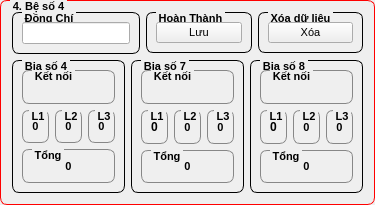
           <widget class="QGroupBox" name="groupBox_193">
            <property name="sizePolicy">
             <sizepolicy hsizetype="Preferred" vsizetype="Preferred">
              <horstretch>0</horstretch>
              <verstretch>0</verstretch>
             </sizepolicy>
            </property>
            <property name="styleSheet">
             <string notr="true">QGroupBox {
    border: 1px solid gray;
    border-radius: 7px;
    margin-top: 0.5em;
	font-size: 8pt ;
    font-weight: bold;
	border-color: rgb(255, 0, 0);
}

QGroupBox::title {
    subcontrol-origin: margin;
    left: 10px;
    padding: 0 0.5px 0 0.5px;
}</string>
            </property>
            <property name="title">
             <string>4. Bệ số 4</string>
            </property>
            <layout class="QVBoxLayout" name="verticalLayout_23">
             <item>
              <layout class="QHBoxLayout" name="horizontalLayout_58">
               <item>
                <widget class="QGroupBox" name="groupBox_195">
                 <property name="sizePolicy">
                  <sizepolicy hsizetype="Preferred" vsizetype="Preferred">
                   <horstretch>0</horstretch>
                   <verstretch>0</verstretch>
                  </sizepolicy>
                 </property>
                 <property name="styleSheet">
                  <string notr="true">QGroupBox {
    border: 1px solid gray;
    border-radius: 7px;
    margin-top: 0.7em;
	font-size: 8pt ;
    font-weight: bold;
	border-color: rgb(0, 0, 0);
}

QGroupBox::title {
    subcontrol-origin: margin;
    left: 10px;
    padding: 0 1px 0 1px;
}</string>
                 </property>
                 <property name="title">
                  <string>Đồng Chí</string>
                 </property>
                 <layout class="QHBoxLayout" name="horizontalLayout_32">
                  <item>
                   <widget class="QLineEdit" name="m_Zone_4_Name">
                    <property name="sizePolicy">
                     <sizepolicy hsizetype="Preferred" vsizetype="Fixed">
                      <horstretch>0</horstretch>
                      <verstretch>0</verstretch>
                     </sizepolicy>
                    </property>
                    <property name="font">
                     <font>
                      <pointsize>8</pointsize>
                     </font>
                    </property>
                   </widget>
                  </item>
                 </layout>
                </widget>
               </item>
               <item>
                <widget class="QGroupBox" name="groupBox_470">
                 <property name="sizePolicy">
                  <sizepolicy hsizetype="Preferred" vsizetype="Fixed">
                   <horstretch>0</horstretch>
                   <verstretch>0</verstretch>
                  </sizepolicy>
                 </property>
                 <property name="styleSheet">
                  <string notr="true">QGroupBox {
    border: 1px solid gray;
    border-radius: 7px;
    margin-top: 0.7em;
	font-size: 8pt ;
    font-weight: bold;
	border-color: rgb(0, 0, 0);
}

QGroupBox::title {
    subcontrol-origin: margin;
    left: 10px;
    padding: 0 1px 0 1px;
}</string>
                 </property>
                 <property name="title">
                  <string>Hoàn Thành</string>
                 </property>
                 <layout class="QHBoxLayout" name="horizontalLayout_59">
                  <item>
                   <widget class="QPushButton" name="m_Zone_4_Add">
                    <property name="font">
                     <font>
                      <pointsize>8</pointsize>
                     </font>
                    </property>
                    <property name="text">
                     <string>Lưu</string>
                    </property>
                    <property name="icon">
                     <iconset resource="icons.qrc">
                      <normaloff>:/icons/24/Add.png</normaloff>:/icons/24/Add.png</iconset>
                    </property>
                    <property name="iconSize">
                     <size>
                      <width>16</width>
                      <height>16</height>
                     </size>
                    </property>
                   </widget>
                  </item>
                 </layout>
                </widget>
               </item>
               <item>
                <widget class="QGroupBox" name="groupBox_471">
                 <property name="sizePolicy">
                  <sizepolicy hsizetype="Preferred" vsizetype="Fixed">
                   <horstretch>0</horstretch>
                   <verstretch>0</verstretch>
                  </sizepolicy>
                 </property>
                 <property name="styleSheet">
                  <string notr="true">QGroupBox {
    border: 1px solid gray;
    border-radius: 7px;
    margin-top: 0.7em;
	font-size: 8pt ;
    font-weight: bold;
	border-color: rgb(0, 0, 0);
}

QGroupBox::title {
    subcontrol-origin: margin;
    left: 10px;
    padding: 0 1px 0 1px;
}</string>
                 </property>
                 <property name="title">
                  <string>Xóa dữ liệu</string>
                 </property>
                 <layout class="QGridLayout" name="gridLayout_529">
                  <item row="0" column="0">
                   <widget class="QPushButton" name="m_Zone_4_Clear">
                    <property name="font">
                     <font>
                      <pointsize>8</pointsize>
                     </font>
                    </property>
                    <property name="text">
                     <string>Xóa</string>
                    </property>
                    <property name="icon">
                     <iconset resource="icons.qrc">
                      <normaloff>:/icons/24/Delete.png</normaloff>:/icons/24/Delete.png</iconset>
                    </property>
                    <property name="iconSize">
                     <size>
                      <width>16</width>
                      <height>16</height>
                     </size>
                    </property>
                   </widget>
                  </item>
                 </layout>
                </widget>
               </item>
              </layout>
             </item>
             <item>
              <layout class="QGridLayout" name="gridLayout_530">
               <item row="0" column="1">
                <widget class="QGroupBox" name="groupBox_472">
                 <property name="styleSheet">
                  <string notr="true">QGroupBox {
    border: 1px solid gray;
    border-radius: 7px;
    margin-top: 0.7em;
	font-size: 8pt ;
    font-weight: bold;
	border-color: rgb(0, 0, 0);
}

QGroupBox::title {
    subcontrol-origin: margin;
    left: 10px;
    padding: 0 0.5px 0 0.5px;
}</string>
                 </property>
                 <property name="title">
                  <string>Bia số 7</string>
                 </property>
                 <layout class="QGridLayout" name="gridLayout_531">
                  <item row="5" column="0">
                   <widget class="QGroupBox" name="groupBox_476">
                    <property name="styleSheet">
                     <string notr="true">QGroupBox {
    font-size: 8pt ;
	border-color: rgb(135, 135, 135);
}
</string>
                    </property>
                    <property name="title">
                     <string>Tổng</string>
                    </property>
                    <layout class="QGridLayout" name="gridLayout_532">
                     <item row="0" column="0">
                      <widget class="QLabel" name="m_Zone_4_T2_Value_Total">
                       <property name="font">
                        <font>
                         <pointsize>8</pointsize>
                         <weight>75</weight>
                         <bold>true</bold>
                        </font>
                       </property>
                       <property name="text">
                        <string>0</string>
                       </property>
                       <property name="alignment">
                        <set>Qt::AlignCenter</set>
                       </property>
                      </widget>
                     </item>
                    </layout>
                   </widget>
                  </item>
                  <item row="1" column="0">
                   <layout class="QGridLayout" name="gridLayout_537">
                    <item row="0" column="0">
                     <widget class="QGroupBox" name="groupBox_477">
                      <property name="font">
                       <font>
                        <pointsize>8</pointsize>
                        <weight>75</weight>
                        <bold>true</bold>
                       </font>
                      </property>
                      <property name="styleSheet">
                       <string notr="true">QGroupBox {
    font-size: 8pt ;
	border-color: rgb(135, 135, 135);
}

QGroupBox::title {
    subcontrol-origin: margin;
    left: 7px;
    padding: 0 1px 0 1px;
}</string>
                      </property>
                      <property name="title">
                       <string>L1</string>
                      </property>
                      <layout class="QGridLayout" name="gridLayout_538">
                       <item row="0" column="0">
                        <widget class="QLabel" name="m_Zone_4_T2_Value_1">
                         <property name="font">
                          <font>
                           <weight>75</weight>
                           <bold>true</bold>
                          </font>
                         </property>
                         <property name="text">
                          <string>0</string>
                         </property>
                         <property name="alignment">
                          <set>Qt::AlignCenter</set>
                         </property>
                        </widget>
                       </item>
                      </layout>
                     </widget>
                    </item>
                    <item row="0" column="1">
                     <widget class="QGroupBox" name="groupBox_478">
                      <property name="font">
                       <font>
                        <pointsize>8</pointsize>
                        <weight>75</weight>
                        <bold>true</bold>
                       </font>
                      </property>
                      <property name="styleSheet">
                       <string notr="true">QGroupBox {
    font-size: 8pt ;
	border-color: rgb(135, 135, 135);
}

QGroupBox::title {
    subcontrol-origin: margin;
    left: 7px;
    padding: 0 1px 0 1px;
}</string>
                      </property>
                      <property name="title">
                       <string>L2</string>
                      </property>
                      <layout class="QGridLayout" name="gridLayout_539">
                       <item row="0" column="0">
                        <widget class="QLabel" name="m_Zone_4_T2_Value_2">
                         <property name="font">
                          <font>
                           <pointsize>8</pointsize>
                           <weight>75</weight>
                           <bold>true</bold>
                          </font>
                         </property>
                         <property name="text">
                          <string>0</string>
                         </property>
                         <property name="alignment">
                          <set>Qt::AlignCenter</set>
                         </property>
                        </widget>
                       </item>
                      </layout>
                     </widget>
                    </item>
                    <item row="0" column="2">
                     <widget class="QGroupBox" name="groupBox_479">
                      <property name="styleSheet">
                       <string notr="true">QGroupBox {
    font-size: 8pt ;
	border-color: rgb(135, 135, 135);
}

QGroupBox::title {
    subcontrol-origin: margin;
    left: 7px;
    padding: 0 1px 0 1px;
}</string>
                      </property>
                      <property name="title">
                       <string>L3</string>
                      </property>
                      <layout class="QGridLayout" name="gridLayout_540">
                       <item row="0" column="0">
                        <widget class="QLabel" name="m_Zone_4_T2_Value_3">
                         <property name="font">
                          <font>
                           <pointsize>8</pointsize>
                           <weight>75</weight>
                           <bold>true</bold>
                          </font>
                         </property>
                         <property name="text">
                          <string>0</string>
                         </property>
                         <property name="alignment">
                          <set>Qt::AlignCenter</set>
                         </property>
                        </widget>
                       </item>
                      </layout>
                     </widget>
                    </item>
                   </layout>
                  </item>
                  <item row="0" column="0">
                   <widget class="QGroupBox" name="groupBox_480">
                    <property name="styleSheet">
                     <string notr="true">QGroupBox {
	border-color: rgb(135, 135, 135);
}
</string>
                    </property>
                    <property name="title">
                     <string>Kết nối</string>
                    </property>
                    <layout class="QGridLayout" name="gridLayout_541">
                     <item row="0" column="0">
                      <widget class="QLabel" name="m_Zone_4_T2_Status">
                       <property name="text">
                        <string/>
                       </property>
                       <property name="pixmap">
                        <pixmap resource="icons.qrc">:/icons/24/yellow.png</pixmap>
                       </property>
                       <property name="alignment">
                        <set>Qt::AlignCenter</set>
                       </property>
                      </widget>
                     </item>
                    </layout>
                   </widget>
                  </item>
                 </layout>
                </widget>
               </item>
               <item row="0" column="0">
                <widget class="QGroupBox" name="groupBox_481">
                 <property name="styleSheet">
                  <string notr="true">QGroupBox {
    border: 1px solid gray;
    border-radius: 7px;
    margin-top: 0.7em;
	font-size: 8pt ;
    font-weight: bold;
	border-color: rgb(0, 0, 0);
}

QGroupBox::title {
    subcontrol-origin: margin;
    left: 10px;
    padding: 0 1px 0 1px;
}</string>
                 </property>
                 <property name="title">
                  <string>Bia số 4</string>
                 </property>
                 <layout class="QGridLayout" name="gridLayout_542">
                  <item row="6" column="0">
                   <widget class="QGroupBox" name="groupBox_482">
                    <property name="font">
                     <font>
                      <pointsize>8</pointsize>
                      <weight>75</weight>
                      <bold>true</bold>
                     </font>
                    </property>
                    <property name="styleSheet">
                     <string notr="true">QGroupBox {
    font-size: 8pt ;
	border-color: rgb(135, 135, 135);
}
</string>
                    </property>
                    <property name="title">
                     <string>Tổng</string>
                    </property>
                    <layout class="QGridLayout" name="gridLayout_543">
                     <item row="0" column="0">
                      <widget class="QLabel" name="m_Zone_4_T1_Value_Total">
                       <property name="font">
                        <font>
                         <pointsize>8</pointsize>
                         <weight>75</weight>
                         <bold>true</bold>
                        </font>
                       </property>
                       <property name="text">
                        <string>0</string>
                       </property>
                       <property name="alignment">
                        <set>Qt::AlignCenter</set>
                       </property>
                      </widget>
                     </item>
                    </layout>
                   </widget>
                  </item>
                  <item row="0" column="0">
                   <layout class="QGridLayout" name="gridLayout_544">
                    <item row="0" column="0">
                     <widget class="QGroupBox" name="groupBox_483">
                      <property name="styleSheet">
                       <string notr="true">QGroupBox {
	border-color: rgb(135, 135, 135);
}
</string>
                      </property>
                      <property name="title">
                       <string>Kết nối</string>
                      </property>
                      <layout class="QGridLayout" name="gridLayout_545">
                       <item row="0" column="0">
                        <widget class="QLabel" name="m_Zone_4_T1_Status">
                         <property name="text">
                          <string/>
                         </property>
                         <property name="pixmap">
                          <pixmap resource="icons.qrc">:/icons/24/yellow.png</pixmap>
                         </property>
                         <property name="alignment">
                          <set>Qt::AlignCenter</set>
                         </property>
                        </widget>
                       </item>
                      </layout>
                     </widget>
                    </item>
                   </layout>
                  </item>
                  <item row="3" column="0">
                   <layout class="QGridLayout" name="gridLayout_546">
                    <item row="0" column="2">
                     <widget class="QGroupBox" name="groupBox_484">
                      <property name="font">
                       <font>
                        <pointsize>8</pointsize>
                        <weight>75</weight>
                        <bold>true</bold>
                       </font>
                      </property>
                      <property name="styleSheet">
                       <string notr="true">QGroupBox {
    font-size: 8pt ;
	border-color: rgb(135, 135, 135);
}

QGroupBox::title {
    subcontrol-origin: margin;
    left: 7px;
    padding: 0 1px 0 1px;
}</string>
                      </property>
                      <property name="title">
                       <string>L3</string>
                      </property>
                      <layout class="QGridLayout" name="gridLayout_547">
                       <item row="0" column="0">
                        <widget class="QLabel" name="m_Zone_4_T1_Value_3">
                         <property name="font">
                          <font>
                           <pointsize>8</pointsize>
                           <weight>75</weight>
                           <bold>true</bold>
                          </font>
                         </property>
                         <property name="text">
                          <string>0</string>
                         </property>
                         <property name="alignment">
                          <set>Qt::AlignCenter</set>
                         </property>
                        </widget>
                       </item>
                      </layout>
                     </widget>
                    </item>
                    <item row="0" column="0">
                     <widget class="QGroupBox" name="groupBox_485">
                      <property name="font">
                       <font>
                        <pointsize>8</pointsize>
                        <weight>75</weight>
                        <bold>true</bold>
                       </font>
                      </property>
                      <property name="styleSheet">
                       <string notr="true">QGroupBox {
    font-size: 8pt ;
	border-color: rgb(135, 135, 135);
}

QGroupBox::title {
    subcontrol-origin: margin;
    left: 7px;
    padding: 0 1px 0 1px;
}</string>
                      </property>
                      <property name="title">
                       <string>L1</string>
                      </property>
                      <layout class="QGridLayout" name="gridLayout_548">
                       <item row="0" column="0">
                        <widget class="QLabel" name="m_Zone_4_T1_Value_1">
                         <property name="font">
                          <font>
                           <pointsize>8</pointsize>
                           <weight>75</weight>
                           <bold>true</bold>
                          </font>
                         </property>
                         <property name="text">
                          <string>0</string>
                         </property>
                         <property name="alignment">
                          <set>Qt::AlignCenter</set>
                         </property>
                        </widget>
                       </item>
                      </layout>
                     </widget>
                    </item>
                    <item row="0" column="1">
                     <widget class="QGroupBox" name="groupBox_486">
                      <property name="font">
                       <font>
                        <pointsize>8</pointsize>
                        <weight>75</weight>
                        <bold>true</bold>
                       </font>
                      </property>
                      <property name="styleSheet">
                       <string notr="true">QGroupBox {
    font-size: 8pt ;
	border-color: rgb(135, 135, 135);
}

QGroupBox::title {
    subcontrol-origin: margin;
    left: 7px;
    padding: 0 1px 0 1px;
}</string>
                      </property>
                      <property name="title">
                       <string>L2</string>
                      </property>
                      <layout class="QGridLayout" name="gridLayout_549">
                       <item row="0" column="0">
                        <widget class="QLabel" name="m_Zone_4_T1_Value_2">
                         <property name="font">
                          <font>
                           <pointsize>8</pointsize>
                           <weight>75</weight>
                           <bold>true</bold>
                          </font>
                         </property>
                         <property name="text">
                          <string>0</string>
                         </property>
                         <property name="alignment">
                          <set>Qt::AlignCenter</set>
                         </property>
                        </widget>
                       </item>
                      </layout>
                     </widget>
                    </item>
                   </layout>
                  </item>
                 </layout>
                </widget>
               </item>
               <item row="0" column="2">
                <widget class="QGroupBox" name="groupBox_487">
                 <property name="styleSheet">
                  <string notr="true">QGroupBox {
    border: 1px solid gray;
    border-radius: 7px;
    margin-top: 0.7em;
	font-size: 8pt ;
    font-weight: bold;
	border-color: rgb(0, 0, 0);
}

QGroupBox::title {
    subcontrol-origin: margin;
    left: 10px;
    padding: 0 0.5px 0 0.5px;
}</string>
                 </property>
                 <property name="title">
                  <string>Bia số 8</string>
                 </property>
                 <layout class="QGridLayout" name="gridLayout_550">
                  <item row="0" column="1">
                   <widget class="QGroupBox" name="groupBox_488">
                    <property name="styleSheet">
                     <string notr="true">QGroupBox {
	border-color: rgb(135, 135, 135);
}
</string>
                    </property>
                    <property name="title">
                     <string>Kết nối</string>
                    </property>
                    <layout class="QGridLayout" name="gridLayout_551">
                     <item row="0" column="0">
                      <widget class="QLabel" name="m_Zone_4_T3_Status">
                       <property name="text">
                        <string/>
                       </property>
                       <property name="pixmap">
                        <pixmap resource="icons.qrc">:/icons/24/yellow.png</pixmap>
                       </property>
                       <property name="alignment">
                        <set>Qt::AlignCenter</set>
                       </property>
                      </widget>
                     </item>
                    </layout>
                   </widget>
                  </item>
                  <item row="5" column="1">
                   <widget class="QGroupBox" name="groupBox_489">
                    <property name="styleSheet">
                     <string notr="true">QGroupBox {
    font-size: 8pt ;
	border-color: rgb(135, 135, 135);
}
</string>
                    </property>
                    <property name="title">
                     <string>Tổng</string>
                    </property>
                    <layout class="QGridLayout" name="gridLayout_552">
                     <item row="0" column="0">
                      <widget class="QLabel" name="m_Zone_4_T3_Value_Total">
                       <property name="font">
                        <font>
                         <pointsize>8</pointsize>
                         <weight>75</weight>
                         <bold>true</bold>
                        </font>
                       </property>
                       <property name="text">
                        <string>0</string>
                       </property>
                       <property name="alignment">
                        <set>Qt::AlignCenter</set>
                       </property>
                      </widget>
                     </item>
                    </layout>
                   </widget>
                  </item>
                  <item row="1" column="1">
                   <layout class="QGridLayout" name="gridLayout_553">
                    <item row="0" column="0">
                     <widget class="QGroupBox" name="groupBox_490">
                      <property name="font">
                       <font>
                        <pointsize>8</pointsize>
                        <weight>75</weight>
                        <bold>true</bold>
                       </font>
                      </property>
                      <property name="styleSheet">
                       <string notr="true">QGroupBox {
    font-size: 8pt ;
	border-color: rgb(135, 135, 135);
}

QGroupBox::title {
    subcontrol-origin: margin;
    left: 7px;
    padding: 0 1px 0 1px;
}</string>
                      </property>
                      <property name="title">
                       <string>L1</string>
                      </property>
                      <layout class="QGridLayout" name="gridLayout_554">
                       <item row="0" column="0">
                        <widget class="QLabel" name="m_Zone_4_T3_Value_1">
                         <property name="font">
                          <font>
                           <weight>75</weight>
                           <bold>true</bold>
                          </font>
                         </property>
                         <property name="text">
                          <string>0</string>
                         </property>
                         <property name="alignment">
                          <set>Qt::AlignCenter</set>
                         </property>
                        </widget>
                       </item>
                      </layout>
                     </widget>
                    </item>
                    <item row="0" column="1">
                     <widget class="QGroupBox" name="groupBox_491">
                      <property name="font">
                       <font>
                        <pointsize>8</pointsize>
                        <weight>75</weight>
                        <bold>true</bold>
                       </font>
                      </property>
                      <property name="styleSheet">
                       <string notr="true">QGroupBox {
    font-size: 8pt ;
	border-color: rgb(135, 135, 135);
}

QGroupBox::title {
    subcontrol-origin: margin;
    left: 7px;
    padding: 0 1px 0 1px;
}</string>
                      </property>
                      <property name="title">
                       <string>L2</string>
                      </property>
                      <layout class="QGridLayout" name="gridLayout_555">
                       <item row="0" column="0">
                        <widget class="QLabel" name="m_Zone_4_T3_Value_2">
                         <property name="font">
                          <font>
                           <pointsize>8</pointsize>
                           <weight>75</weight>
                           <bold>true</bold>
                          </font>
                         </property>
                         <property name="text">
                          <string>0</string>
                         </property>
                         <property name="alignment">
                          <set>Qt::AlignCenter</set>
                         </property>
                        </widget>
                       </item>
                      </layout>
                     </widget>
                    </item>
                    <item row="0" column="2">
                     <widget class="QGroupBox" name="groupBox_492">
                      <property name="styleSheet">
                       <string notr="true">QGroupBox {
    font-size: 8pt ;
	border-color: rgb(135, 135, 135);
}

QGroupBox::title {
    subcontrol-origin: margin;
    left: 7px;
    padding: 0 1px 0 1px;
}</string>
                      </property>
                      <property name="title">
                       <string>L3</string>
                      </property>
                      <layout class="QGridLayout" name="gridLayout_556">
                       <item row="0" column="0">
                        <widget class="QLabel" name="m_Zone_4_T3_Value_3">
                         <property name="font">
                          <font>
                           <pointsize>8</pointsize>
                           <weight>75</weight>
                           <bold>true</bold>
                          </font>
                         </property>
                         <property name="text">
                          <string>0</string>
                         </property>
                         <property name="alignment">
                          <set>Qt::AlignCenter</set>
                         </property>
                        </widget>
                       </item>
                      </layout>
                     </widget>
                    </item>
                   </layout>
                  </item>
                 </layout>
                </widget>
               </item>
              </layout>
             </item>
            </layout>
           </widget>
